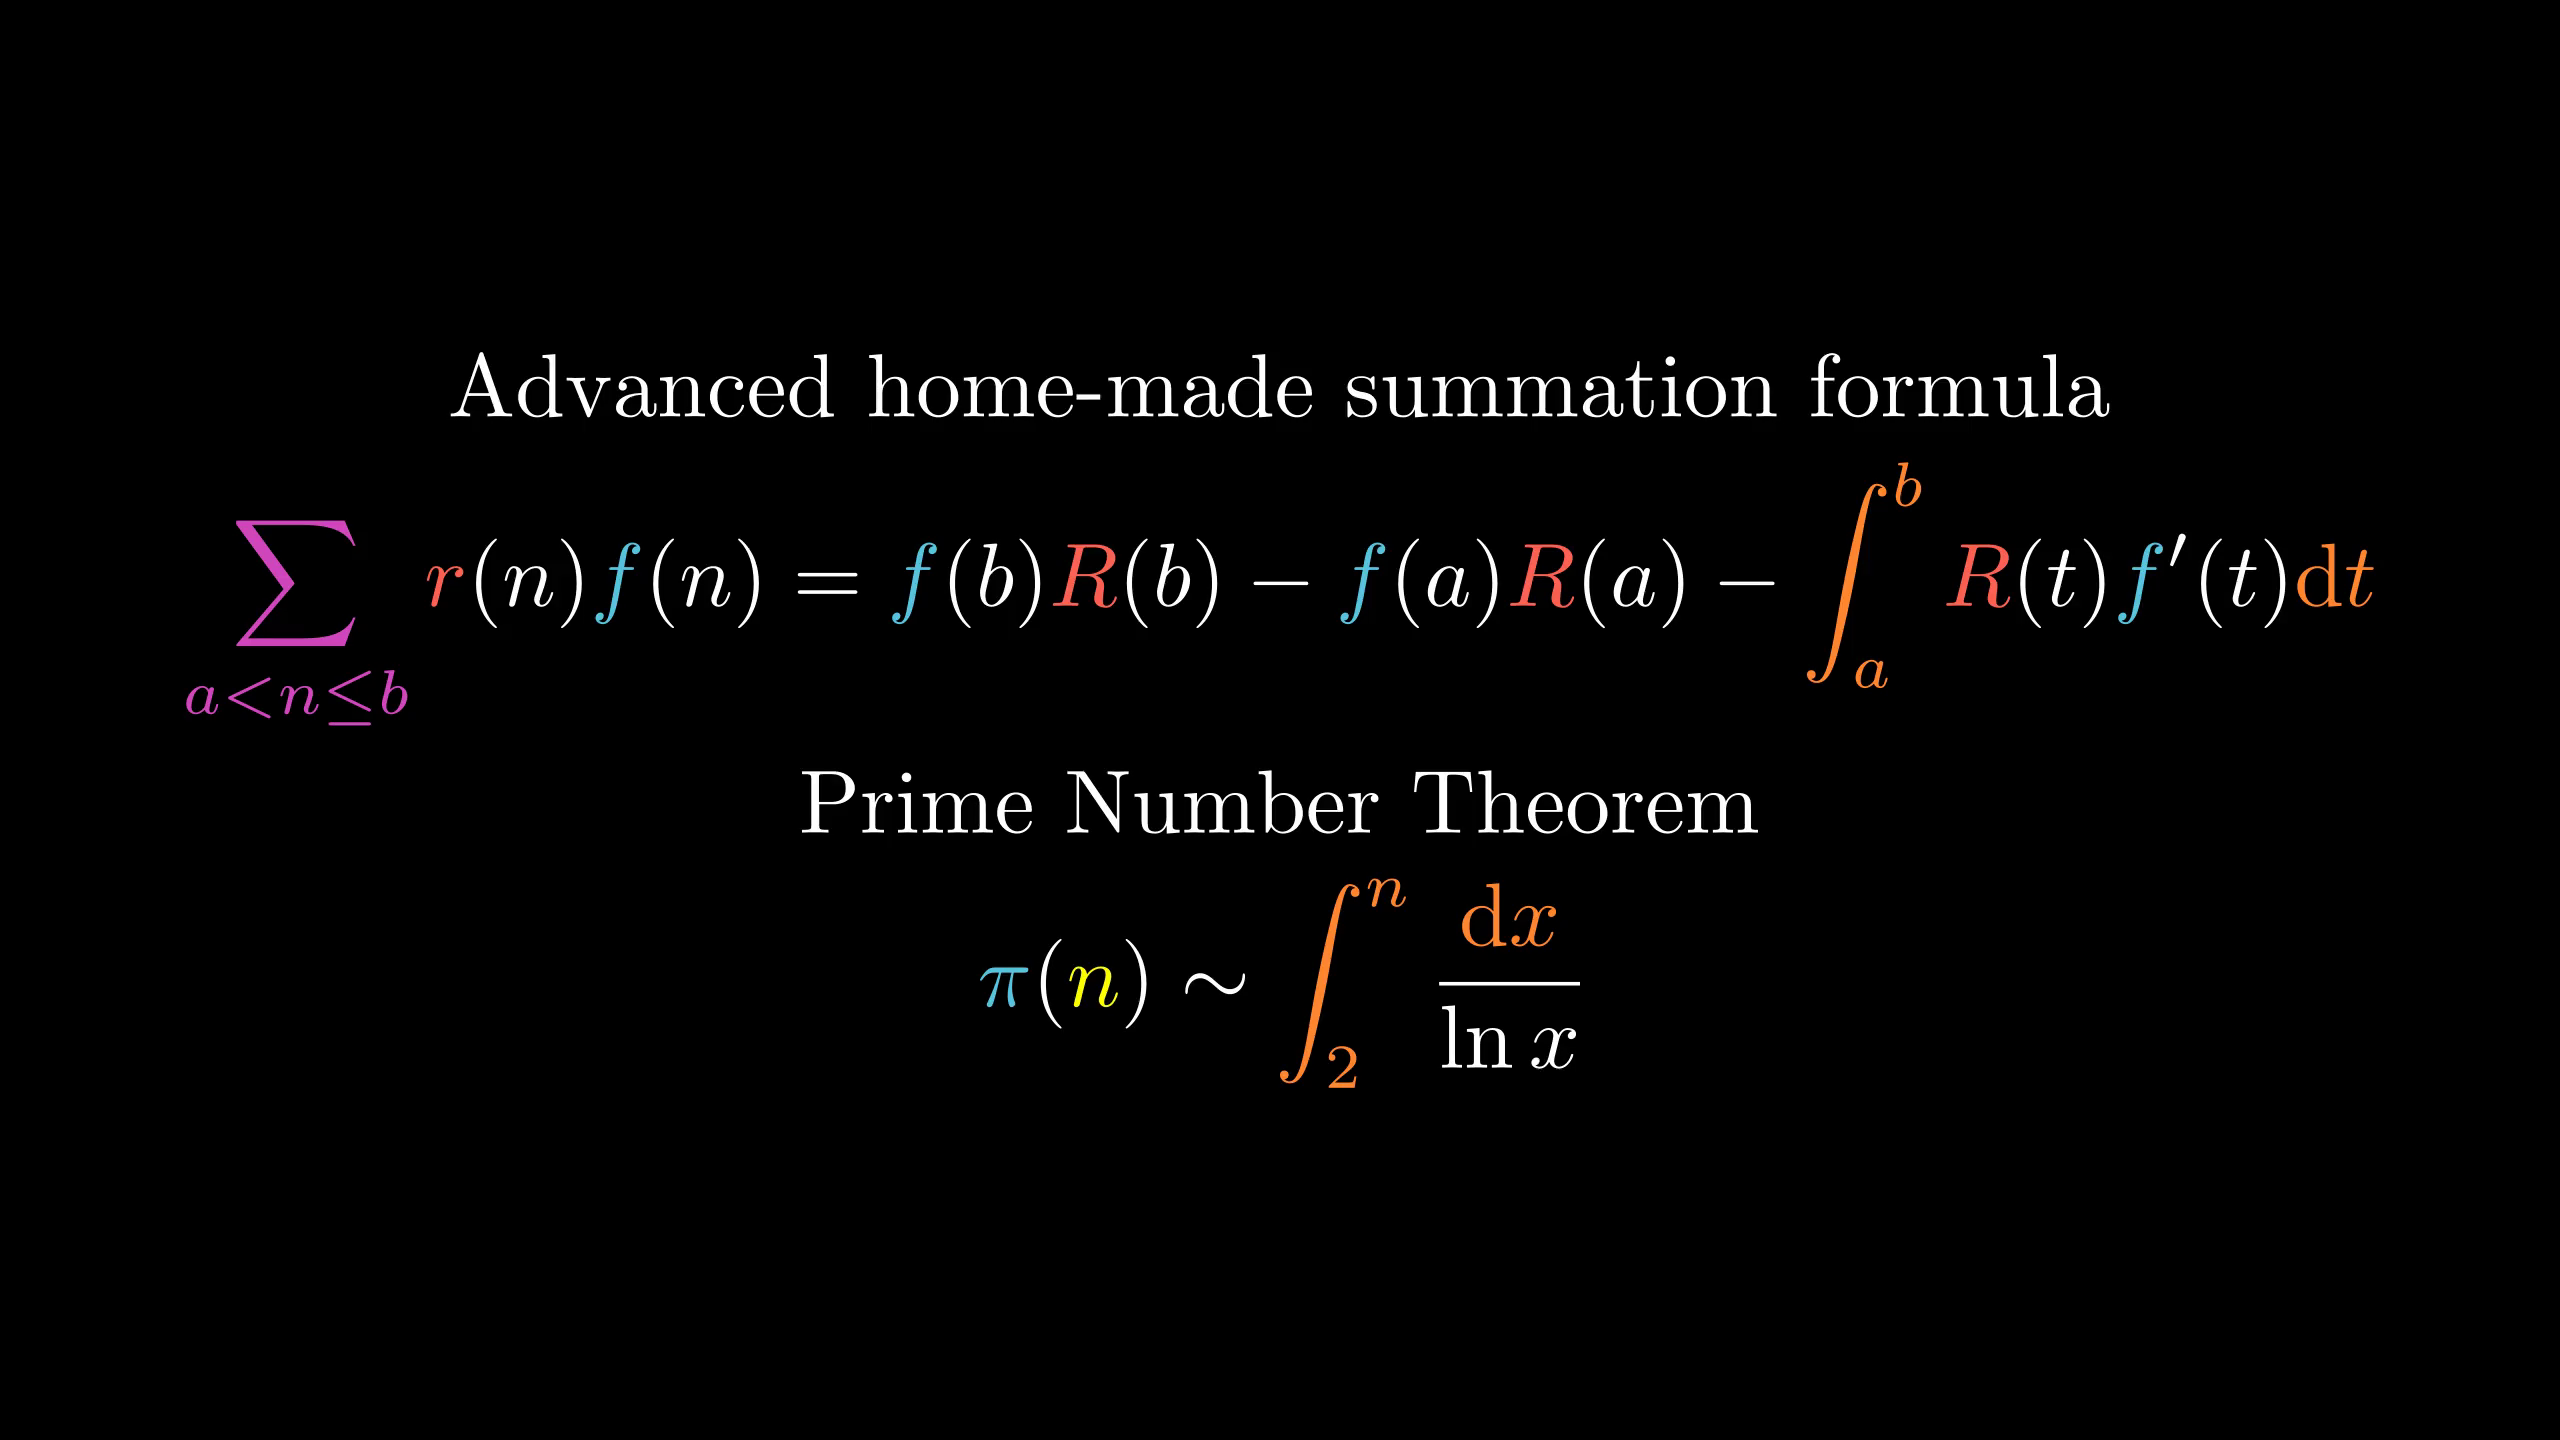

Write the Python code that produced this figure.
from manimlib.imports import *

class Zeta4(Scene):
    def construct(self):
        t1=TextMobject("Advanced home-made summation formula")
        fml=TexMobject(r"\sum_{a<n\le b}{r}(n)f(n)=f(b)R(b)-f(a)R(a)" \
                r"-\int_a^bR(t)f'(t)\mathrm dt",
                tex_to_color_map={
                    r"\sum_{a<n\le b}":PINK,
                    "f":BLUE,
                    "{r}":RED,
                    "R":RED,
                    r"\int_a^b":ORANGE,
                    r"\mathrm dt":ORANGE
                })
        t2=TextMobject("Prime Number Theorem")
        fml2=TexMobject(r"\pi({n})" \
                r"\sim\int_2^n{\mathrm dx\over\ln x}",
                tex_to_color_map={
                    r"\pi":BLUE,
                    "{n}":YELLOW,
                    r"\int_2^n":ORANGE,
                    r"\mathrm dx":ORANGE,
                })
        gp=VGroup(t1,fml,t2,fml2).arrange(DOWN)
        self.add(gp)
        self.wait()
